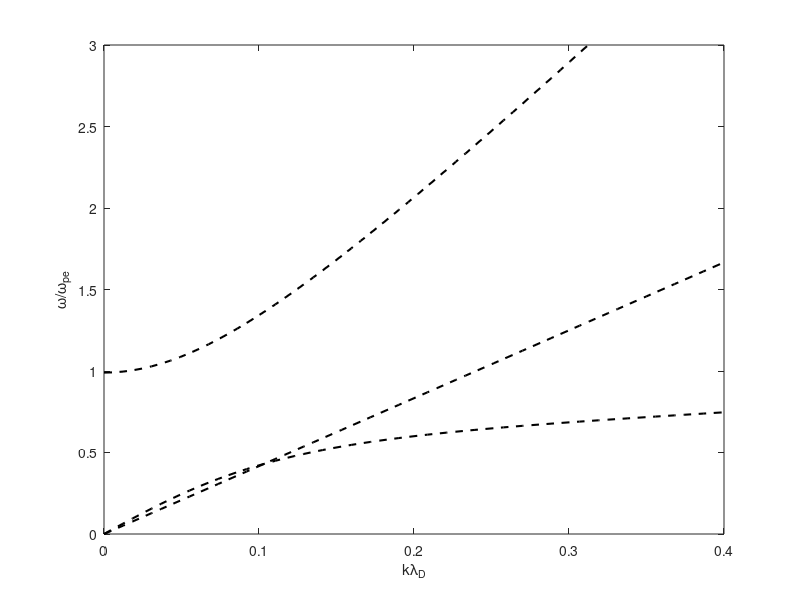

Write MATLAB code to recreate this figure.

% FFT of Electric Field considering appropriate reshaping.

clc; clearvars ;
format long
%++++++++++++++++++++++++++++++++++++++++++++++++++++++++++++++++++++++++++
NC = 1024; % Total number of cells 
n=NC+1; % Total number of nodal points where electric field data is stored
NUM_TS = 20000;
write_interval = 5;

max_iter = NUM_TS/write_interval;
%++++++++++++++++++++++++++++++++++++++++++++++++++++++++++++++++++++++++++
eps0 = 8.85E-12;
kb = 1.38E-23;
me = 9.1E-31;
AMU = 1.667E-27;
mi = 40*AMU;
e = 1.6E-19;
%++++++++++++++++++++++++++++++++++++++++++++++++++++++++++++++++++++++++++
alp = 1.0;
beta = 0.04;
n0 = 1E8;
vd = 8;

ni0 = (1+alp+beta)*n0;
nec0 = n0;
neh0 = alp*n0;
neb0 = beta*n0;
%--------------------------------------------------------------------------
Tec = 1*e;
Teh = 100*e;
Teb = 100*e;
Ti = 0.026*e;
%++++++++++++++++++++++++++++++++++++++++++++++++++++++++++++++++++++++++++
LDC = sqrt(eps0*Tec/(nec0*e^2));
LDH = sqrt(eps0*Teh/(neh0*e^2));

wpi = sqrt(e^2*ni0/(eps0*mi));
wpe = sqrt(e^2*ni0/(eps0*me));
wpec = sqrt(e^2*nec0/(eps0*me));
wpeh = sqrt(e^2*neh0/(eps0*me));
dt = 0.02*(wpe^-1);
%++++++++++++++++++++++++++++++++++++++++++++++++++++++++++++++++++++++++++
dx = 1;
actual_sim_time = NUM_TS*dt; %max_iter*dt*write_interval;
actual_sim_len = (NC)*dx; 
%--------------------------------------------------------------------------
%w = 2*pi*(0:max_iter-1)/(actual_sim_time); % length of max_iter

w = 2*pi*(0:NUM_TS)/(actual_sim_time); % length of NUM_TS

% Note: It does not matter what length of w array is chosen, such as
% max_iter or NUM_TS. Because, once we consider the halflen, only halflen 
% values are chosen. There, everything (i.e. the array size) becomes uniform. 
%--------------------------------------------------------------------------
fprintf("min(w):%f and max(w):%f\n",min(w),max(w));

k = 2*pi*(0:n-1)/(actual_sim_len); % length of n
fprintf("max(k):%f\n",max(k));

[Omega, K] = meshgrid(w,k);
fprintf("max(Omega):%f and max(K):%f\n",max(max(Omega)), max(max(K)));
disp(size(Omega))
%disp([size(Omega);size(K)])
%--------------------------------------------------------------------------
% Normalize Omega by wpe
Omega = Omega/wpe;
fprintf("max(Omega):%f\n",max(max(Omega)));
%--------------------------------------------------------------------------
% Calculate the dispersion relation of electron acoustic wave
for i=1:length(k)
    wea(i) = sqrt((wpec^2)*( (1+3*(k(i)*LDC)^2)/(1 + (1/(k(i)*LDH)^2)) ));
    wla(i) = sqrt((wpec^2*(1 + 3*k(i)^2*LDC^2)) + (wpeh^2*(1 + 3*k(i)^2*LDH^2)));
    ud = vd*sqrt(Tec/me);
    wbm(i) = k(i)*ud;
end
%--------------------------------------------------------------------------

figure(2)
plot(k, wea/wpe,'k--','LineWidth',1.5), hold on
plot(k, wla/wpe,'k--','LineWidth',1.5), hold on
plot(k, wbm/wpe,'k--','LineWidth',1.5), hold on
xlabel('k\lambda_{D}'), ylabel('\omega/\omega_{pe}')
ylim([0 3.0])
xlim([0 0.4])

